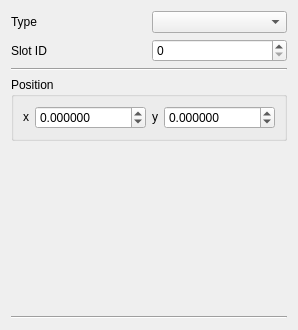
<?xml version="1.0" encoding="UTF-8"?>
<ui version="4.0">
 <class>SceneObjectPropertiesv5</class>
 <widget class="QWidget" name="SceneObjectPropertiesv5">
  <property name="geometry">
   <rect>
    <x>0</x>
    <y>0</y>
    <width>290</width>
    <height>330</height>
   </rect>
  </property>
  <property name="maximumSize">
   <size>
    <width>290</width>
    <height>16777215</height>
   </size>
  </property>
  <property name="windowTitle">
   <string>Form</string>
  </property>
  <layout class="QGridLayout" name="gridLayout">
   <item row="0" column="1">
    <widget class="QComboBox" name="type">
     <property name="toolTip">
      <string>&lt;html&gt;&lt;head/&gt;&lt;body&gt;&lt;p&gt;The Object type&lt;/p&gt;&lt;/body&gt;&lt;/html&gt;</string>
     </property>
    </widget>
   </item>
   <item row="6" column="0" colspan="2">
    <widget class="Line" name="line_2">
     <property name="orientation">
      <enum>Qt::Horizontal</enum>
     </property>
    </widget>
   </item>
   <item row="4" column="0" colspan="2">
    <widget class="QGroupBox" name="groupBox">
     <property name="title">
      <string>Position</string>
     </property>
     <layout class="QHBoxLayout" name="horizontalLayout">
      <item>
       <widget class="QLabel" name="label_6">
        <property name="sizePolicy">
         <sizepolicy hsizetype="Fixed" vsizetype="Fixed">
          <horstretch>0</horstretch>
          <verstretch>0</verstretch>
         </sizepolicy>
        </property>
        <property name="text">
         <string>x</string>
        </property>
       </widget>
      </item>
      <item>
       <widget class="QDoubleSpinBox" name="posX">
        <property name="toolTip">
         <string>&lt;html&gt;&lt;head/&gt;&lt;body&gt;&lt;p&gt;Object XPosition&lt;/p&gt;&lt;/body&gt;&lt;/html&gt;</string>
        </property>
        <property name="decimals">
         <number>6</number>
        </property>
        <property name="minimum">
         <double>-1024.000000000000000</double>
        </property>
        <property name="maximum">
         <double>1048576.000000000000000</double>
        </property>
       </widget>
      </item>
      <item>
       <widget class="QLabel" name="label_5">
        <property name="sizePolicy">
         <sizepolicy hsizetype="Fixed" vsizetype="Fixed">
          <horstretch>0</horstretch>
          <verstretch>0</verstretch>
         </sizepolicy>
        </property>
        <property name="text">
         <string>y</string>
        </property>
       </widget>
      </item>
      <item>
       <widget class="QDoubleSpinBox" name="posY">
        <property name="toolTip">
         <string>&lt;html&gt;&lt;head/&gt;&lt;body&gt;&lt;p&gt;Object YPosition&lt;/p&gt;&lt;/body&gt;&lt;/html&gt;</string>
        </property>
        <property name="decimals">
         <number>6</number>
        </property>
        <property name="minimum">
         <double>-1024.000000000000000</double>
        </property>
        <property name="maximum">
         <double>1048576.000000000000000</double>
        </property>
       </widget>
      </item>
     </layout>
    </widget>
   </item>
   <item row="3" column="0" colspan="2">
    <widget class="Line" name="line">
     <property name="orientation">
      <enum>Qt::Horizontal</enum>
     </property>
    </widget>
   </item>
   <item row="2" column="0">
    <widget class="QLabel" name="label_3">
     <property name="text">
      <string>Slot ID</string>
     </property>
    </widget>
   </item>
   <item row="0" column="0">
    <widget class="QLabel" name="label">
     <property name="text">
      <string>Type</string>
     </property>
    </widget>
   </item>
   <item row="2" column="1">
    <widget class="QSpinBox" name="slot">
     <property name="toolTip">
      <string>&lt;html&gt;&lt;head/&gt;&lt;body&gt;&lt;p&gt;the object's property value (used in different ways depending on the object)&lt;/p&gt;&lt;/body&gt;&lt;/html&gt;</string>
     </property>
     <property name="maximum">
      <number>255</number>
     </property>
    </widget>
   </item>
   <item row="5" column="0">
    <spacer name="verticalSpacer">
     <property name="orientation">
      <enum>Qt::Vertical</enum>
     </property>
     <property name="sizeHint" stdset="0">
      <size>
       <width>20</width>
       <height>40</height>
      </size>
     </property>
    </spacer>
   </item>
  </layout>
 </widget>
 <resources/>
 <connections/>
</ui>
